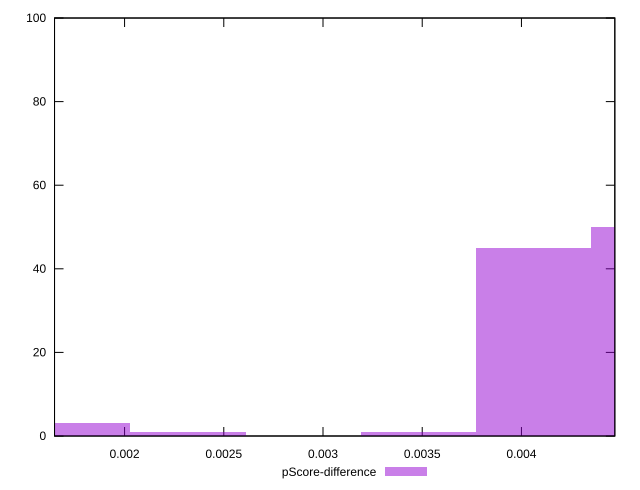

The gnuplot source for this figure:
reset

$pScoreDifference <<EOF
0.0023195864706643497 1
0.004059276323662612 45
0.0046391729413286995 50
0.0034793797059965246 1
0.0017396898529982623 3
EOF

set key outside below
set boxwidth 0.0005798966176660874
set xrange [0.0016470588235294459:0.004470588235294115]
set yrange [0:100]
set trange [0:100]
set style fill transparent solid 0.5 noborder
set terminal svg size 640, 490 enhanced background rgb 'white'
set output "report_00026_2021-02-22T21:38:55.199Z/uses-rel-preload/samples/pages+cached+noadtech+nomedia+nocss/pScore-difference/histogram.svg"

plot $pScoreDifference title "pScore-difference" with boxes

reset
